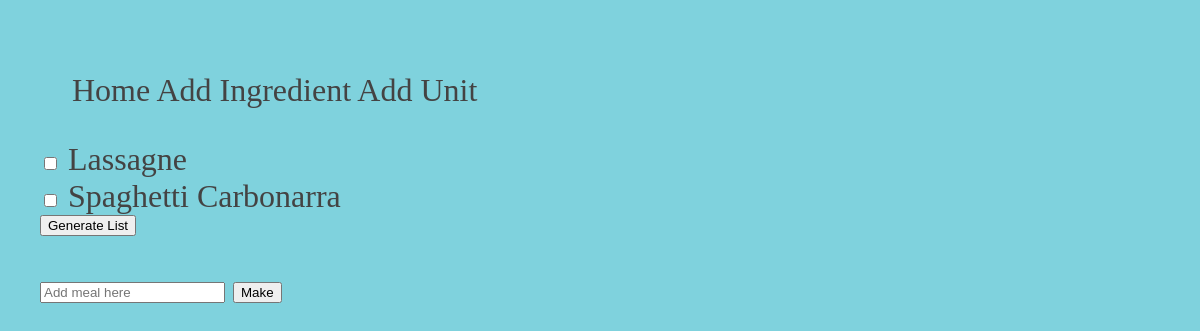
The page /polls/ on the database as committed earlier.
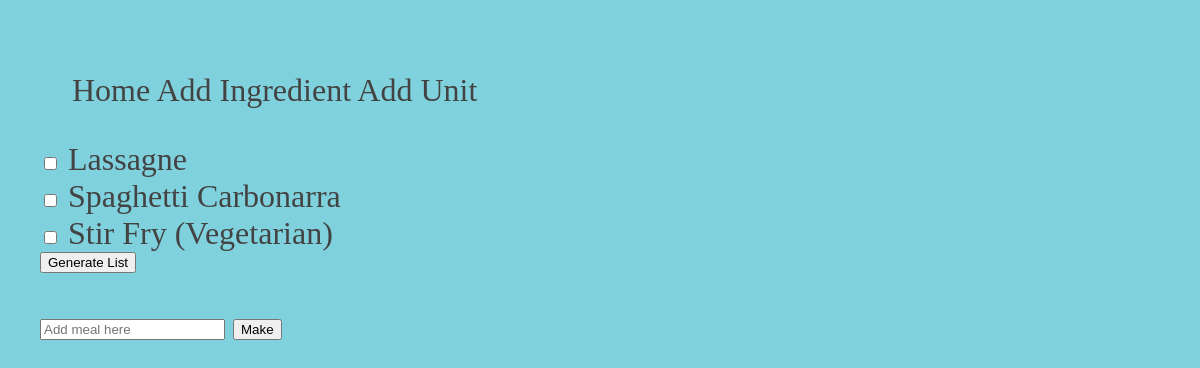
The same page on the database as committed later.
### polls/models.py (models this page shows)
class Meal(models.Model):
    meal_name = models.CharField(max_length=50)
    def __str__(self):
        return self.meal_name

### polls/views.py (the view, shortened to what this page needs)
# urls.py: path('', views.user_view, name='index'),
def user_view(request):
    meals = Meal.objects.order_by('meal_name')
    print(meals)
    return render(request, 'polls/index.html', {'alphabetical_meals_list':meals})

### polls/templates/polls/index.html (shortened to what this page needs)
{% load static %}
<head>
<link rel="stylesheet" type="text/css" href="{% static 'polls/style.css' %}">
</head>
<body>
<nav class="navbar navbar-expand-lg navbar-light bg-light">
    <div class="collapse navbar-collapse" id="navbarNavAltMarkup">
        <div class="navbar-nav">
            <a class="nav-item nav-link" href="{% url 'polls:index' %}">Home</a>
            <a class="nav-item nav-link" href="{% url 'polls:ingredients' %}">Add Ingredient</a>
            <a class="nav-item nav-link" href="{% url 'polls:units' %}">Add Unit</a>
        </div>
    </div>
</nav>
{% if alphabetical_meals_list %}
    <form name = "form" method = "POST" action="{% url 'polls:shoplist' %}">
    {% for meal in alphabetical_meals_list %}
        <input type="checkbox" name="Meal{{meal.id}}" value="{{meal.id}}">
        <label for="Meal{{meal.id}}"><a href="{% url 'polls:detail' meal.id %}">{{ meal.meal_name }}</a></label>
    {% endfor %}
    <button type="submit">Generate List</button>
    </form>
{% else %}
    <p>You have not made any meals.</p>
{% endif %}
<form method = "POST" action="{% url 'polls:index' %}">
    <input onsubmit="return validateForm()" type="text" name ="newmeal" placeholder ="Add meal here" required></input>
    <button type="submit" name="make">Make</button>
</form>
</body>

Rows that differ between the two databases and show on the page:
added Meal: meal_name "Stir Fry (Vegetarian)"
